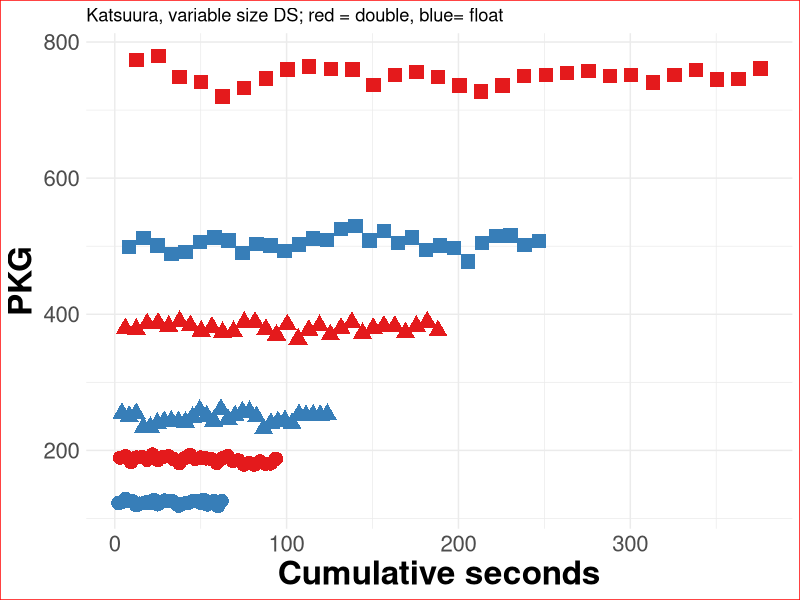
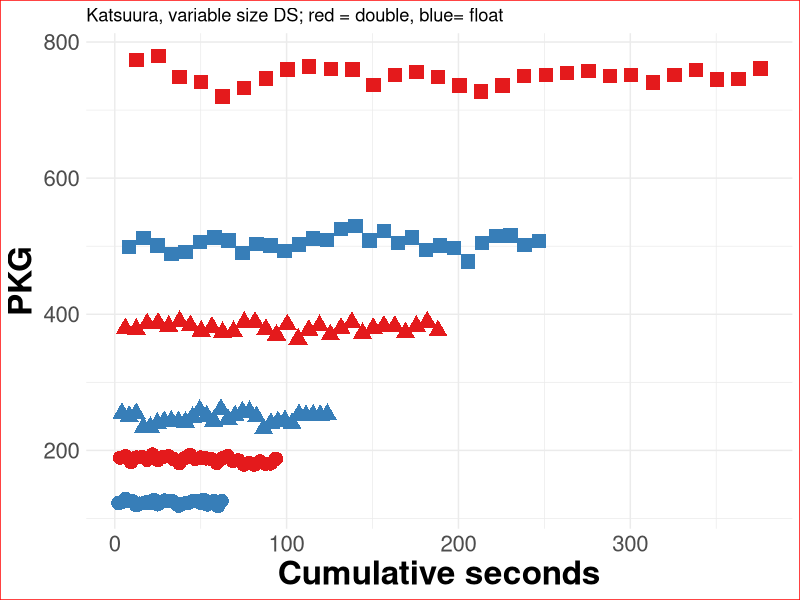

These charts were generated, in order, by the following R code: (Note: this script raises an error after producing the figures.)
bbob.fixed <- read.csv("data/evostar25-bbob-fixed-12-Nov-08-20-03.csv")

bbob.fixed$watts <- bbob.fixed$PKG / bbob.fixed$seconds

library(dplyr)
bbob.fixed <- bbob.fixed %>%
  group_by(type, size, work) %>%
  mutate(order = row_number()) %>%
  ungroup()

# Per type, size, work make a cumulative sum of the seconds passed and put it in a third column
bbob.fixed <- bbob.fixed %>%
  group_by(type, size, work) %>%
  mutate(cumulative_seconds = cumsum(seconds)) %>%
  ungroup()

bbob.variable <- read.csv("data/variable-evostar25-bbob-10-Nov-19-10-32.csv")
bbob.variable$watts <- bbob.variable$PKG / bbob.variable$seconds
bbob.variable$size <- as.factor(bbob.variable$size)
bbob.variable <- bbob.variable %>%
  group_by(type, size, work) %>%
  mutate(order = row_number()) %>%
  ungroup()

bbob.variable <- bbob.variable %>%
  group_by(type, size, work) %>%
  mutate(cumulative_seconds = cumsum(seconds)) %>%
  ungroup()

bbob.variable <- bbob.variable %>%
  group_by(type, size, work) %>%
  mutate(watts_75 = quantile(watts, 0.75)) %>%
  ungroup()

bbob.variable <- bbob.variable %>%
  group_by(type, size, work) %>%
  mutate(PKG_75 = quantile(PKG, 0.75)) %>%
  ungroup()

bbob.variable$size <- as.factor(bbob.variable$size)
library(ggplot2)
# Increase point and font size and make background white
#
ggplot(bbob.variable[ bbob.variable$work == "katsuura",], aes(x=cumulative_seconds, y=PKG,shape=size)) +
  geom_point( aes(color=type, size=2)) + scale_color_brewer(palette="Set1") +
  labs(title="Katsuura, variable size DS; red = double, blue= float", y="PKG", x="Cumulative seconds") +theme_minimal()+
  theme(plot.background = element_rect(fill = 'white', colour = 'red'),
        legend.position="none",
        axis.text=element_text(size=16),
        axis.title=element_text(size=24, face="bold"))

ggsave("img/bbob-katsuura-variable.png", width=16, height=8, dpi=300)

# ggplot(bbob.variable[ bbob.variable$work == "schaffers",], aes(x=cumulative_seconds, y=PKG,shape=size, group=type,color=type)) +
  geom_point( aes(color=type)) + scale_color_brewer(palette="Set1") +
  labs(title="Schaffer's", y="PKG", x="Cumulative seconds")+theme(legend.position="none")+theme_minimal()
ggsave("img/bbob-schaffers-variable.png", width=16, height=8, dpi=300)

ggplot(bbob.variable[ bbob.variable$work == "bent_cigar",], aes(x=cumulative_seconds, y=PKG,shape=size, group=type,color=type)) +
  geom_point( aes(color=type)) + scale_color_brewer(palette="Set1") +
  labs(title="Bent cigar", y="PKG", x="Cumulative seconds")+theme(legend.position="none")+theme_minimal()
ggsave("img/bbob-bent-cigar-variable.png", width=16, height=8, dpi=300)

bbob.fixed$size <- as.factor(bbob.fixed$size)

ggplot(bbob.fixed[ bbob.fixed$work == "katsuura",], aes(x=cumulative_seconds, y=PKG,shape=size)) +
  geom_point( aes(color=type, size=2)) + scale_color_brewer(palette="Set1") +
  labs(title="Katsuura, fixed size DS; red = double, blue= float", y="PKG", x="Cumulative seconds")+theme_minimal()+
  theme(plot.background = element_rect(fill = 'white', colour = 'red'),
        legend.position="none",
        axis.text=element_text(size=16),
        axis.title=element_text(size=24, face="bold"))

ggsave("img/bbob-katsuura-fixed.png", width=16, height=8, dpi=300)

ggplot(bbob.fixed[ bbob.fixed$work == "schaffers",], aes(x=cumulative_seconds, y=PKG,shape=size, group=type,color=type)) +
  geom_point( aes(color=type)) + scale_color_brewer(palette="Set1") +
  labs(title="Schaffer's", y="PKG", x="Cumulative seconds")+theme(legend.position="none")+theme_minimal()
ggsave("img/bbob-schaffers-fixed.png", width=16, height=8, dpi=300)

ggplot(bbob.fixed[ bbob.fixed$work == "bent_cigar",], aes(x=cumulative_seconds, y=PKG,shape=size, group=type,color=type)) +
  geom_point( aes(color=type)) + scale_color_brewer(palette="Set1") +
  labs(title="Bent cigar", y="PKG", x="Cumulative seconds")+theme(legend.position="none")+theme_minimal()
ggsave("img/bbob-bent-cigar-fixed.png", width=16, height=8, dpi=300)

bbob.variable <- bbob.variable %>%
  group_by(type, size, work) %>%
  mutate(watts_75 = quantile(watts, 0.75)) %>%
  ungroup()

bbob.variable <- bbob.variable %>%
  group_by(type, size, work) %>%
  mutate(PKG_75 = quantile(PKG, 0.75)) %>%
  ungroup()

ggplot(bbob.variable[ bbob.variable$work == "katsuura",], aes(x=cumulative_seconds, y=watts,shape=size)) +
  geom_point( aes(color=type,size=2)) + scale_color_brewer(palette="Set1") +
  labs(title="Katsuura variable-size DS, power, lines at percentile 75", y="Power (watts)", x="Cumulative seconds") + geom_segment(data=bbob.variable[bbob.variable$work == "katsuura",],aes(x=0, xend=max(cumulative_seconds), y=watts_75, color=type,linetype=size))+theme_minimal()+
  theme(plot.background = element_rect(fill = 'white', colour = 'red'),
        legend.position="none",
        axis.text=element_text(size=16),
        axis.title=element_text(size=24, face="bold"))

ggsave("img/bbob-katsuura-variable-watts.png", width=16, height=8, dpi=300)

ggplot(bbob.variable[ bbob.variable$work == "schaffers",], aes(x=cumulative_seconds, y=watts,shape=size, group=type,color=type)) +
  geom_point( aes(color=type)) + scale_color_brewer(palette="Set1") +
  labs(title="Schaffer's", y="Power (watts)", x="Cumulative seconds")+theme(legend.position="none")+ geom_segment(data=bbob.variable[bbob.variable$work == "schaffers",],aes(x=0, xend=max(cumulative_seconds), y=watts_75, color=type,linetype=size))+ theme_minimal()
ggsave("img/bbob-schaffers-variable-watts.png", width=16, height=8, dpi=300)

ggplot(bbob.variable[ bbob.variable$work == "bent_cigar",], aes(x=cumulative_seconds, y=watts,shape=size, group=type,color=type)) +
  geom_point( aes(color=type)) + scale_color_brewer(palette="Set1") +
  labs(title="Bent cigar", y="Power (watts)", x="Cumulative seconds")+theme(legend.position="none")+ geom_segment(data=bbob.variable[bbob.variable$work == "bent_cigar",],aes(x=0, xend=max(cumulative_seconds), y=watts_75, color=type,linetype=size))+ theme_minimal()
ggsave("img/bbob-bent-cigar-variable-watts.png", width=16, height=8, dpi=300)

bbob.fixed <- bbob.fixed %>%
  group_by(type, size, work) %>%
  mutate(watts_75 = quantile(watts, 0.75)) %>%
  ungroup()

bbob.fixed <- bbob.fixed %>%
  group_by(type, size, work) %>%
  mutate(PKG_75 = quantile(PKG, 0.75)) %>%
  ungroup()

ggplot(bbob.fixed[ bbob.fixed$work == "katsuura",], aes(x=cumulative_seconds, y=watts,shape=size)) +
  geom_point( aes(color=type, size=2)) + scale_color_brewer(palette="Set1") +
  labs(title="Katsuura, fixed size DS", y="Power (watts)", x="Cumulative seconds")+theme(legend.position="none")+ geom_segment(data=bbob.fixed[bbob.fixed$work == "katsuura",],aes(x=0, xend=max(cumulative_seconds), y=watts_75, color=type,linetype=size))+ theme_minimal()+
  theme(plot.background = element_rect(fill = 'white', colour = 'red'),
        legend.position="none",
        axis.text=element_text(size=16),
        axis.title=element_text(size=24, face="bold"))
ggsave("img/bbob-katsuura-fixed-watts.png", width=16, height=8, dpi=300)

ggplot(bbob.fixed[ bbob.fixed$work == "schaffers",], aes(x=cumulative_seconds, y=watts,shape=size, group=type,color=type)) +
  geom_point( aes(color=type)) + scale_color_brewer(palette="Set1") +
  labs(title="Schaffer's", y="Power (watts)", x="Cumulative seconds")+theme(legend.position="none")+ geom_segment(data=bbob.fixed[bbob.fixed$work == "schaffers",],aes(x=0, xend=max(cumulative_seconds), y=watts_75, color=type,linetype=size))+theme_minimal()
ggsave("img/bbob-schaffers-fixed-watts.png", width=16, height=8, dpi=300)

ggplot(bbob.fixed[ bbob.fixed$work == "bent_cigar",], aes(x=cumulative_seconds, y=watts,shape=size, group=type,color=type)) +
  geom_point( aes(color=type)) + scale_color_brewer(palette="Set1") +
  labs(title="Bent cigar", y="Power (watts)", x="Cumulative seconds")+theme(legend.position="none")+ geom_segment(data=bbob.fixed[bbob.fixed$work == "bent_cigar",],aes(x=0, xend=max(cumulative_seconds), y=watts_75, color=type,linetype=size))+theme_minimal()
ggsave("img/bbob-bent-cigar-fixed-watts.png", width=16, height=8, dpi=300)

ggplot(bbob.variable[bbob.variable$work =="different_powers" | bbob.variable$work =="bent_cigar" | bbob.variable$work == "rosenbrock" | bbob.variable$work=="rastrigin",], aes(x=seconds,y=watts, shape=type,color=size)) +
  geom_point( aes(color=work,size=2)) + scale_color_brewer(palette="Set1") +
  labs( y="Watts", x="Seconds") +
  theme(axis.text.x = element_text(angle = 45, hjust = 1))+scale_x_log10()+theme_minimal()+
  theme(plot.background = element_rect(fill = 'white', colour = 'red'),
        legend.position="none",
        axis.text=element_text(size=16),
        axis.title=element_text(size=24, face="bold"))
ggsave("img/bbob-variable-watts.png", width=8, height=4, dpi=300)
